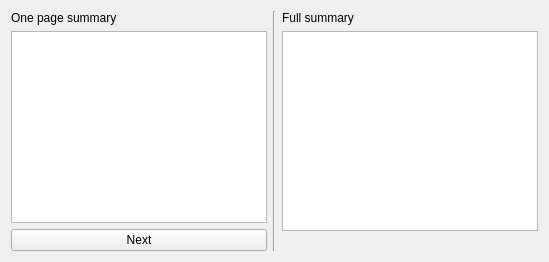
          <widget class="QWidget" name="tabWidgetPage2">
           <attribute name="title">
            <string>Full</string>
           </attribute>
           <layout class="QHBoxLayout" name="horizontalLayout_8">
            <item>
             <layout class="QVBoxLayout" name="verticalLayout_7">
              <item>
               <widget class="QLabel" name="label_23">
                <property name="text">
                 <string>One page summary</string>
                </property>
               </widget>
              </item>
              <item>
               <widget class="textEditView" name="txtSummaryPage_2">
                <property name="readOnly">
                 <bool>true</bool>
                </property>
               </widget>
              </item>
              <item>
               <widget class="QPushButton" name="btnStepSeven">
                <property name="text">
                 <string>Next</string>
                </property>
                <property name="icon">
                 <iconset theme="go-next">
                  <normaloff/>
                 </iconset>
                </property>
               </widget>
              </item>
             </layout>
            </item>
            <item>
             <widget class="Line" name="line_3">
              <property name="orientation">
               <enum>Qt::Vertical</enum>
              </property>
             </widget>
            </item>
            <item>
             <layout class="QVBoxLayout" name="verticalLayout_4">
              <item>
               <widget class="QLabel" name="label_20">
                <property name="text">
                 <string>Full summary</string>
                </property>
               </widget>
              </item>
              <item>
               <widget class="textEditView" name="txtSummaryFull"/>
              </item>
              <item>
               <widget class="QLabel" name="lblSummaryWCFull">
                <property name="text">
                 <string/>
                </property>
               </widget>
              </item>
             </layout>
            </item>
           </layout>
          </widget>
